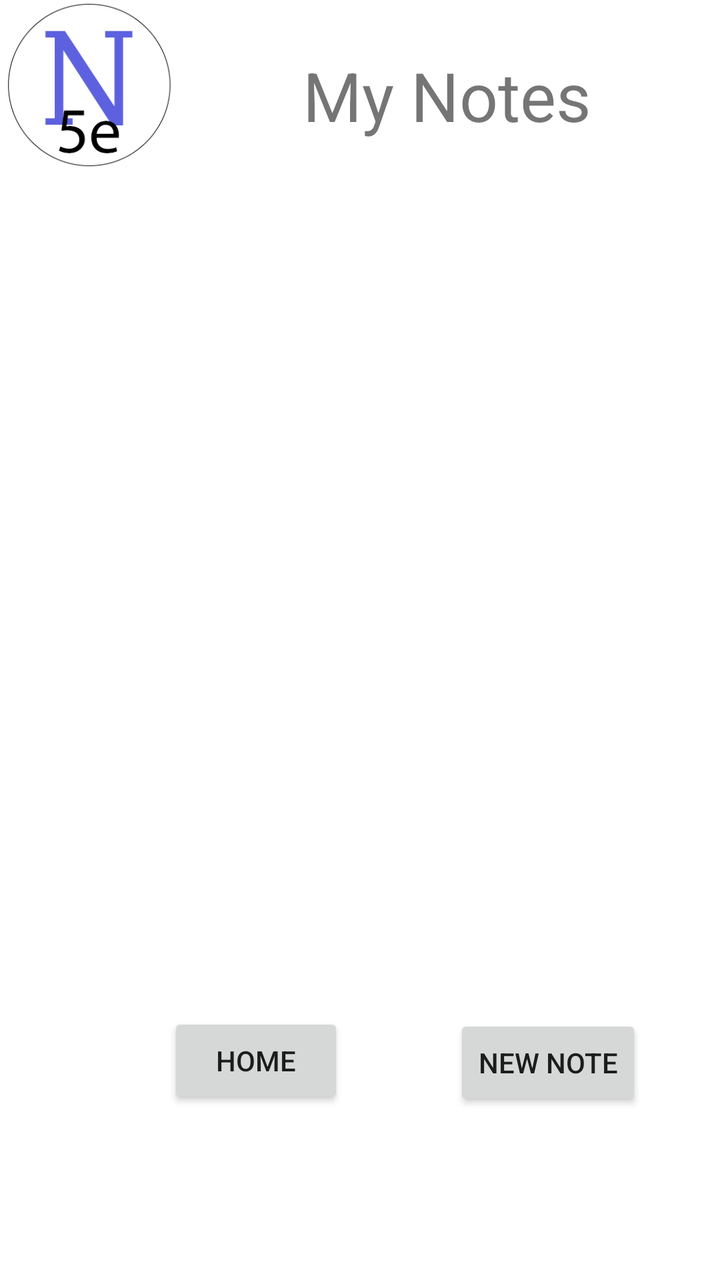
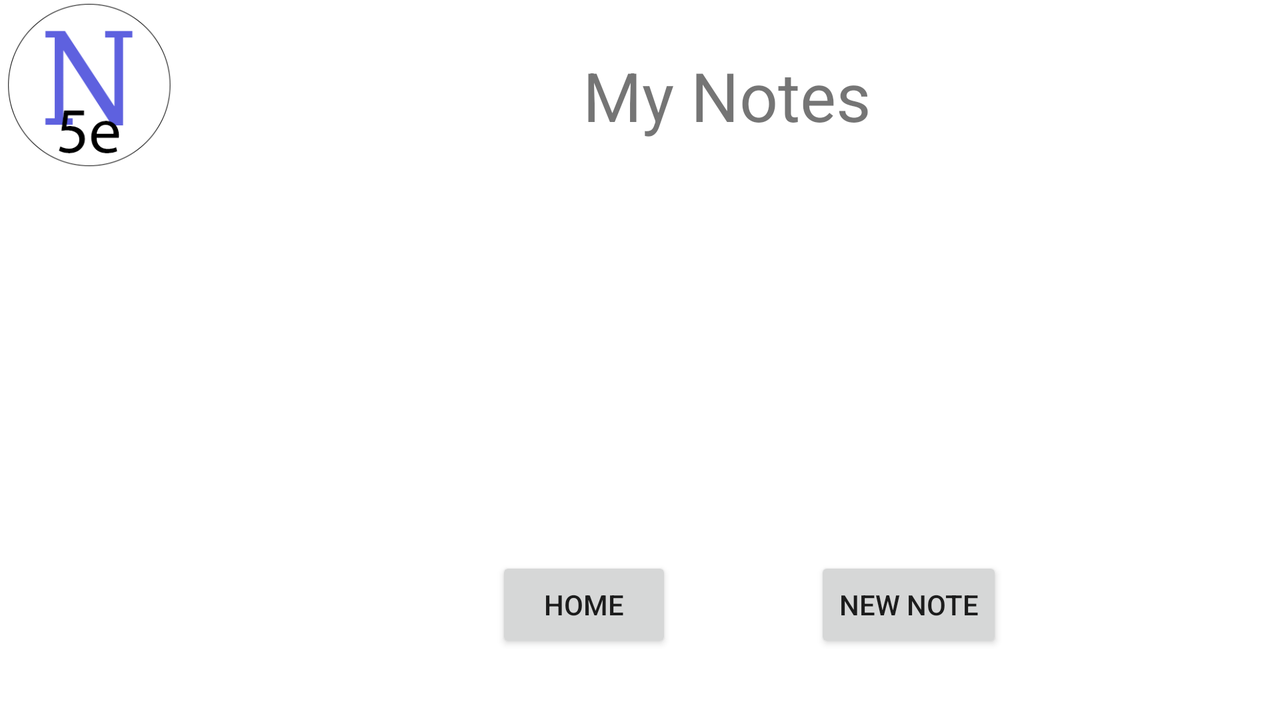

Compare how this app lays out the same screen by default and in its alternative resource folder. The renders come first, then the two layout files and the values they reference.
<!-- AndroidManifest.xml: application theme Theme.5ENotes -->
<!-- res/layout/fragment_notes.xml -->
<?xml version="1.0" encoding="utf-8"?>
<androidx.constraintlayout.widget.ConstraintLayout xmlns:android="http://schemas.android.com/apk/res/android"
    xmlns:app="http://schemas.android.com/apk/res-auto"
    xmlns:tools="http://schemas.android.com/tools"
    android:id="@+id/frameLayout"
    android:layout_width="match_parent"
    android:layout_height="match_parent"
    tools:context=".notes">

    <ImageView
        android:id="@+id/imageView2"
        android:layout_width="87dp"
        android:layout_height="85dp"
        android:src="@drawable/_enotes"
        app:layout_constraintStart_toStartOf="parent"
        app:layout_constraintTop_toTopOf="parent"
        android:contentDescription="@string/todo" />

    <TextView
        android:id="@+id/textView"
        android:layout_width="wrap_content"
        android:layout_height="wrap_content"
        android:layout_marginTop="25dp"
        android:text="@string/my_notes"
        android:textSize="34sp"
        app:layout_constraintEnd_toEndOf="parent"
        app:layout_constraintStart_toEndOf="@+id/imageView2"
        app:layout_constraintTop_toTopOf="@+id/imageView2" />

    <androidx.recyclerview.widget.RecyclerView
        android:id="@+id/noteRecView"
        android:layout_width="341dp"
        android:layout_height="415dp"
        android:layout_marginStart="44dp"
        android:layout_marginTop="20dp"
        app:layout_constraintStart_toStartOf="parent"
        app:layout_constraintTop_toBottomOf="@+id/textView" />

    <Button
        android:id="@+id/btnHomeNote"
        android:layout_width="wrap_content"
        android:layout_height="wrap_content"
        android:layout_marginStart="84dp"
        android:layout_marginTop="436dp"
        android:text="@string/homeN"
        app:layout_constraintStart_toStartOf="parent"
        app:layout_constraintTop_toBottomOf="@+id/textView" />

    <Button
        android:id="@+id/btnNN"
        android:layout_width="wrap_content"
        android:layout_height="wrap_content"
        android:layout_marginStart="16dp"
        android:layout_marginTop="437dp"
        android:text="@string/newN"
        app:layout_constraintEnd_toEndOf="parent"
        app:layout_constraintStart_toEndOf="@+id/btnHomeNote"
        app:layout_constraintTop_toBottomOf="@+id/textView" />

</androidx.constraintlayout.widget.ConstraintLayout>
<!-- resources referenced by this layout -->
<resources>
  <!-- drawable _enotes: png bitmap (drawable-v24, 128551 bytes) -->
  <string name="homeN">Home</string>
  <string name="my_notes">My Notes</string>
  <string name="newN">New Note</string>
  <string name="todo">TODO</string>
  <style name="Theme.5ENotes" parent="Theme.MaterialComponents.DayNight.DarkActionBar">
          
          <item name="colorPrimary">@color/purple_500</item>
          <item name="colorPrimaryVariant">@color/purple_700</item>
          <item name="colorOnPrimary">@color/white</item>
          
          <item name="colorSecondary">@color/teal_200</item>
          <item name="colorSecondaryVariant">@color/teal_700</item>
          <item name="colorOnSecondary">@color/black</item>
          
          <item name="android:statusBarColor" tools:targetApi="l">?attr/colorPrimaryVariant</item>
          
      </style>
</resources>
<!-- res/layout-land/fragment_notes.xml (the author's variant of the layout above) -->
<!-- drawn on the phone turned sideways -->
<?xml version="1.0" encoding="utf-8"?>
<androidx.constraintlayout.widget.ConstraintLayout xmlns:android="http://schemas.android.com/apk/res/android"
    xmlns:app="http://schemas.android.com/apk/res-auto"
    xmlns:tools="http://schemas.android.com/tools"
    android:id="@+id/frameLayout"
    android:layout_width="match_parent"
    android:layout_height="match_parent"
    tools:context=".notes">

    <Button
        android:id="@+id/btnNN2"
        android:layout_width="wrap_content"
        android:layout_height="wrap_content"
        android:layout_marginStart="16dp"
        android:layout_marginTop="208dp"
        android:text="@string/newN"
        app:layout_constraintEnd_toEndOf="parent"
        app:layout_constraintHorizontal_bias="0.286"
        app:layout_constraintStart_toEndOf="@+id/btnHomeNote"
        app:layout_constraintTop_toBottomOf="@+id/textView" />

    <ImageView
        android:id="@+id/imageView2"
        android:layout_width="87dp"
        android:layout_height="85dp"
        android:src="@drawable/_enotes"
        app:layout_constraintStart_toStartOf="parent"
        app:layout_constraintTop_toTopOf="parent"
        android:contentDescription="@string/todo" />

    <TextView
        android:id="@+id/textView"
        android:layout_width="wrap_content"
        android:layout_height="wrap_content"
        android:layout_marginTop="25dp"
        android:text="@string/my_notes"
        android:textSize="34sp"
        app:layout_constraintEnd_toEndOf="parent"
        app:layout_constraintStart_toEndOf="@+id/imageView2"
        app:layout_constraintTop_toTopOf="@+id/imageView2" />

    <androidx.recyclerview.widget.RecyclerView
        android:id="@+id/noteRecView"
        android:layout_width="564dp"
        android:layout_height="190dp"
        android:layout_marginStart="92dp"
        android:layout_marginTop="12dp"
        app:layout_constraintStart_toStartOf="parent"
        app:layout_constraintTop_toBottomOf="@+id/textView" />

    <Button
        android:id="@+id/btnHomeNote"
        android:layout_width="wrap_content"
        android:layout_height="wrap_content"
        android:layout_marginStart="248dp"
        android:layout_marginTop="208dp"
        android:text="@string/homeN"
        app:layout_constraintStart_toStartOf="parent"
        app:layout_constraintTop_toBottomOf="@+id/textView" />


</androidx.constraintlayout.widget.ConstraintLayout>
